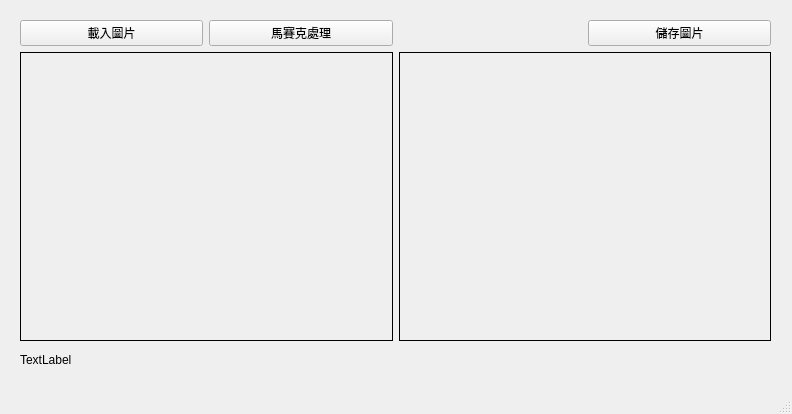
<?xml version="1.0" encoding="UTF-8"?>
<ui version="4.0">
 <class>MainWindow</class>
 <widget class="QMainWindow" name="MainWindow">
  <property name="geometry">
   <rect>
    <x>0</x>
    <y>0</y>
    <width>792</width>
    <height>414</height>
   </rect>
  </property>
  <property name="windowTitle">
   <string>MainWindow</string>
  </property>
  <widget class="QWidget" name="centralwidget">
   <widget class="QLabel" name="FileName_Label">
    <property name="geometry">
     <rect>
      <x>20</x>
      <y>350</y>
      <width>63</width>
      <height>19</height>
     </rect>
    </property>
    <property name="text">
     <string>TextLabel</string>
    </property>
   </widget>
   <widget class="QWidget" name="">
    <property name="geometry">
     <rect>
      <x>20</x>
      <y>20</y>
      <width>751</width>
      <height>321</height>
     </rect>
    </property>
    <layout class="QGridLayout" name="gridLayout">
     <item row="1" column="2" colspan="2">
      <widget class="QLabel" name="Image2_Label">
       <property name="autoFillBackground">
        <bool>false</bool>
       </property>
       <property name="frameShape">
        <enum>QFrame::Box</enum>
       </property>
       <property name="text">
        <string/>
       </property>
      </widget>
     </item>
     <item row="0" column="1">
      <widget class="QPushButton" name="Mosaic_Button">
       <property name="text">
        <string>馬賽克處理</string>
       </property>
      </widget>
     </item>
     <item row="0" column="3">
      <widget class="QPushButton" name="StoreImage_Button">
       <property name="text">
        <string>儲存圖片</string>
       </property>
      </widget>
     </item>
     <item row="0" column="0">
      <widget class="QPushButton" name="LoadImage_Button">
       <property name="text">
        <string>載入圖片</string>
       </property>
      </widget>
     </item>
     <item row="1" column="0" colspan="2">
      <widget class="QLabel" name="Image_Label">
       <property name="autoFillBackground">
        <bool>false</bool>
       </property>
       <property name="frameShape">
        <enum>QFrame::Box</enum>
       </property>
       <property name="text">
        <string/>
       </property>
      </widget>
     </item>
    </layout>
   </widget>
  </widget>
  <widget class="QMenuBar" name="menubar">
   <property name="geometry">
    <rect>
     <x>0</x>
     <y>0</y>
     <width>792</width>
     <height>25</height>
    </rect>
   </property>
  </widget>
  <widget class="QStatusBar" name="statusbar"/>
 </widget>
 <resources/>
 <connections/>
</ui>
